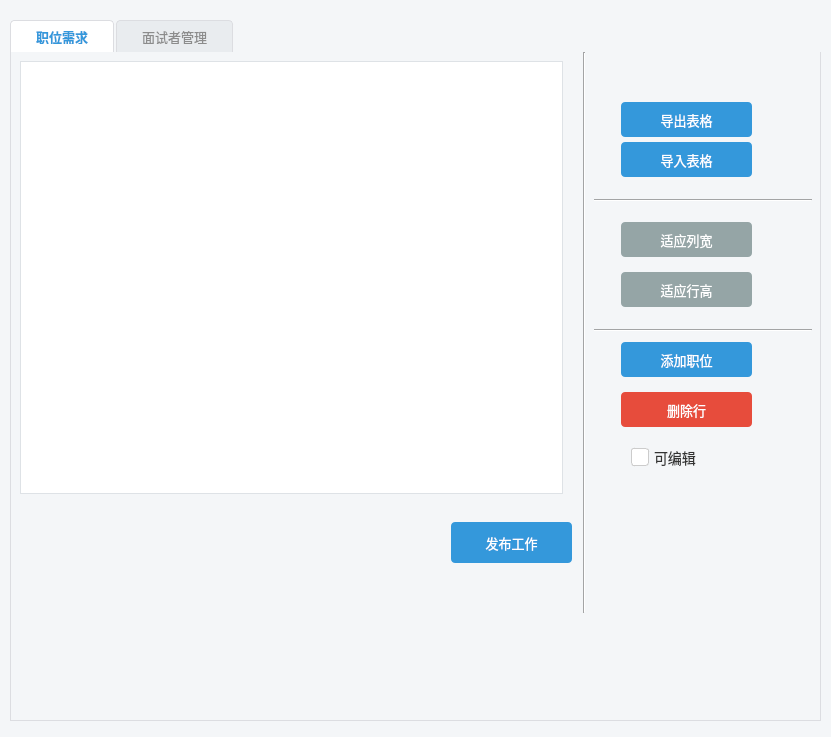
<?xml version="1.0" encoding="UTF-8"?>
<ui version="4.0">
 <class>JobRequirement</class>
 <widget class="QWidget" name="JobRequirement">
  <property name="geometry">
   <rect>
    <x>0</x>
    <y>0</y>
    <width>831</width>
    <height>737</height>
   </rect>
  </property>
  <property name="windowTitle">
   <string>Form</string>
  </property>
  <property name="styleSheet">
   <string notr="true">QWidget {
    font-family: &quot;Microsoft YaHei&quot;, &quot;Segoe UI&quot;, &quot;Helvetica Neue&quot;, Arial, sans-serif;
    font-size: 10pt;
    color: #2c3e50;
    background-color: #f4f6f8;
}
QPushButton {
    background-color: #3498db;
    color: white;
    border: none;
    padding: 8px 16px;
    border-radius: 4px;
    min-width: 80px; /* 设置最小宽度 */
}

QPushButton:hover {
    background-color: #5dade2; /* 悬浮时变亮 */
}

QPushButton:pressed {
    background-color: #2980b9; /* 按下时变深 */
}

/* 禁用状态的按钮 */
QPushButton:disabled {
    background-color: #bdc3c7;
    color: #7f8c8d;
}

/* 特定功能按钮 (通过 objectName 设置) */
/* 例如，删除按钮可以使用红色 */
QPushButton#deleteButton, QPushButton#btnDeleteRow {
    background-color: #e74c3c;
}
QPushButton#deleteButton:hover, QPushButton#btnDeleteRow:hover {
    background-color: #f1948a;
}
QPushButton#deleteButton:pressed, QPushButton#btnDeleteRow:pressed {
    background-color: #c0392b;
}

/* 次要按钮 (例如: 适应列宽/行高) */
QPushButton#btnAutoAdjustColumnWidth, QPushButton#btnAutoAdjustRowHeigth {
    background-color: #95a5a6;
}
QPushButton#btnAutoAdjustColumnWidth:hover, QPushButton#btnAutoAdjustRowHeigth:hover {
    background-color: #aeb6bf;
}
QPushButton#btnAutoAdjustColumnWidth:pressed, QPushButton#btnAutoAdjustRowHeigth:pressed {
    background-color: #7f8c8d;
}</string>
  </property>
  <widget class="QTabWidget" name="tabWidget">
   <property name="geometry">
    <rect>
     <x>10</x>
     <y>20</y>
     <width>811</width>
     <height>701</height>
    </rect>
   </property>
   <property name="styleSheet">
    <string notr="true">QTabWidget::pane {
    border: 1px solid #dcdde1;
    border-top: none; /* 顶部边框由TabBar处理 */
    background-color: white;
}

/* Tab 栏 */
QTabBar::tab {
    background-color: #e9ecef;
    color: #8c8c8c;
    border: 1px solid #dcdde1;
    border-bottom: none; /* 底部边框在选中时处理 */
    padding: 8px 25px;
    margin-right: 2px;
    border-top-left-radius: 4px;
    border-top-right-radius: 4px;
}

/* Tab 鼠标悬浮 */
QTabBar::tab:hover {
    background-color: #f0f2f5;
    color: #3498db;
}

/* Tab 选中状态 */
QTabBar::tab:selected {
    background-color: white; /* 与Tab页内容区融为一体 */
    color: #3498db;
    font-weight: bold;
    border-color: #dcdde1;
    border-bottom-color: white; /* 关键：隐藏底部边框，实现连接效果 */
}</string>
   </property>
   <property name="currentIndex">
    <number>0</number>
   </property>
   <widget class="QWidget" name="tab">
    <attribute name="title">
     <string>职位需求</string>
    </attribute>
    <widget class="QScrollArea" name="scrollArea">
     <property name="geometry">
      <rect>
       <x>0</x>
       <y>0</y>
       <width>561</width>
       <height>451</height>
      </rect>
     </property>
     <property name="styleSheet">
      <string notr="true">QScrollArea {
    border: none;
    background-color: transparent;
}</string>
     </property>
     <property name="widgetResizable">
      <bool>true</bool>
     </property>
     <widget class="QWidget" name="scrollAreaWidgetContents">
      <property name="geometry">
       <rect>
        <x>0</x>
        <y>0</y>
        <width>561</width>
        <height>451</height>
       </rect>
      </property>
      <layout class="QGridLayout" name="gridLayout">
       <item row="0" column="0">
        <widget class="QTableView" name="tableViewJobRequirement">
         <property name="enabled">
          <bool>false</bool>
         </property>
         <property name="styleSheet">
          <string notr="true">QTableView {
    background-color: white;
    border: 1px solid #dcdde1;
    gridline-color: #e9ecef; /* 表格线颜色 */
    selection-background-color: #aed6f1; /* 选中行背景色 */
    selection-color: #2c3e50; /* 选中行文字颜色 */
    alternate-background-color: #f8f9f9; /* 隔行变色 */
}

/* 表头 */
QHeaderView::section {
    background-color: #e9ecef;
    padding: 6px;
    border: none;
    border-bottom: 1px solid #dcdde1;
    font-weight: bold;
}


/* 表格整体 */
QTableView {
    background-color: white;
    gridline-color: #dee2e6;
    border: 1px solid #dee2e6;
    selection-background-color: #e8f4fd;
    selection-color: #000000;
    outline: none; /* 移除选中时的虚线框 */
}

/* 表头样式 */
QHeaderView::section {
    background-color: #f8f9fa;
    padding: 8px;
    border: 1px solid #dee2e6;
    border-left: none;
    border-right: 1px solid #dee2e6;
    font-weight: bold;
    color: #495057;
}

QHeaderView::section:first {
    border-left: 1px solid #dee2e6;
}

QHeaderView::section:last {
    border-right: 1px solid #dee2e6;
}

/* 表头悬停 */
QHeaderView::section:hover {
    background-color: #e9ecef;
}

/* 表头按下 */
QHeaderView::section:pressed {
    background-color: #dee2e6;
}</string>
         </property>
         <attribute name="horizontalHeaderCascadingSectionResizes">
          <bool>false</bool>
         </attribute>
         <attribute name="horizontalHeaderStretchLastSection">
          <bool>false</bool>
         </attribute>
         <attribute name="verticalHeaderCascadingSectionResizes">
          <bool>false</bool>
         </attribute>
         <attribute name="verticalHeaderStretchLastSection">
          <bool>false</bool>
         </attribute>
        </widget>
       </item>
      </layout>
     </widget>
    </widget>
    <widget class="QPushButton" name="btnFromExcel">
     <property name="geometry">
      <rect>
       <x>610</x>
       <y>90</y>
       <width>131</width>
       <height>35</height>
      </rect>
     </property>
     <property name="text">
      <string>导入表格</string>
     </property>
    </widget>
    <widget class="QPushButton" name="btnAutoAdjustRowHeigth">
     <property name="geometry">
      <rect>
       <x>610</x>
       <y>220</y>
       <width>131</width>
       <height>35</height>
      </rect>
     </property>
     <property name="text">
      <string>适应行高</string>
     </property>
    </widget>
    <widget class="QPushButton" name="btnAddJob">
     <property name="geometry">
      <rect>
       <x>610</x>
       <y>290</y>
       <width>131</width>
       <height>35</height>
      </rect>
     </property>
     <property name="text">
      <string>添加职位</string>
     </property>
    </widget>
    <widget class="QCheckBox" name="checkBox">
     <property name="geometry">
      <rect>
       <x>620</x>
       <y>390</y>
       <width>81</width>
       <height>31</height>
      </rect>
     </property>
     <property name="styleSheet">
      <string notr="true">
/* 基本样式 */
QCheckBox {
    spacing: 5px;
    font-size: 14px;
    color: #333333;
}

QCheckBox::indicator {
    width: 16px;
    height: 16px;
    border: 1px solid #cccccc;
    border-radius: 3px;
    background-color: white;
}

QCheckBox::indicator:checked {
    background-color: #007bff;
    border: 1px solid #007bff;
    image: url(:/icons/check.svg); /* 使用图片作为勾选标记 */
}

QCheckBox::indicator:unchecked:hover {
    border: 1px solid #007bff;
}

QCheckBox::indicator:disabled {
    background-color: #f0f0f0;
    border: 1px solid #cccccc;
}</string>
     </property>
     <property name="text">
      <string>可编辑</string>
     </property>
    </widget>
    <widget class="QPushButton" name="btnDeleteRow">
     <property name="geometry">
      <rect>
       <x>610</x>
       <y>340</y>
       <width>131</width>
       <height>35</height>
      </rect>
     </property>
     <property name="text">
      <string>删除行</string>
     </property>
    </widget>
    <widget class="QPushButton" name="exportButton">
     <property name="geometry">
      <rect>
       <x>610</x>
       <y>50</y>
       <width>131</width>
       <height>35</height>
      </rect>
     </property>
     <property name="text">
      <string>导出表格</string>
     </property>
    </widget>
    <widget class="QPushButton" name="btnAutoAdjustColumnWidth">
     <property name="geometry">
      <rect>
       <x>610</x>
       <y>170</y>
       <width>131</width>
       <height>35</height>
      </rect>
     </property>
     <property name="text">
      <string>适应列宽</string>
     </property>
    </widget>
    <widget class="QPushButton" name="btnRelease">
     <property name="geometry">
      <rect>
       <x>440</x>
       <y>470</y>
       <width>121</width>
       <height>41</height>
      </rect>
     </property>
     <property name="text">
      <string>发布工作</string>
     </property>
    </widget>
    <widget class="Line" name="line_3">
     <property name="geometry">
      <rect>
       <x>570</x>
       <y>140</y>
       <width>231</width>
       <height>16</height>
      </rect>
     </property>
     <property name="orientation">
      <enum>Qt::Orientation::Horizontal</enum>
     </property>
    </widget>
    <widget class="Line" name="line_4">
     <property name="geometry">
      <rect>
       <x>570</x>
       <y>270</y>
       <width>231</width>
       <height>16</height>
      </rect>
     </property>
     <property name="orientation">
      <enum>Qt::Orientation::Horizontal</enum>
     </property>
    </widget>
    <widget class="Line" name="line_5">
     <property name="geometry">
      <rect>
       <x>563</x>
       <y>0</y>
       <width>20</width>
       <height>561</height>
      </rect>
     </property>
     <property name="orientation">
      <enum>Qt::Orientation::Vertical</enum>
     </property>
    </widget>
   </widget>
   <widget class="QWidget" name="tab_2">
    <attribute name="title">
     <string>面试者管理</string>
    </attribute>
    <widget class="QTableView" name="intervieweesTableView">
     <property name="geometry">
      <rect>
       <x>20</x>
       <y>60</y>
       <width>611</width>
       <height>531</height>
      </rect>
     </property>
     <property name="styleSheet">
      <string notr="true">QTableView {
    background-color: white;
    border: 1px solid #dcdde1;
    gridline-color: #e9ecef; /* 表格线颜色 */
    selection-background-color: #aed6f1; /* 选中行背景色 */
    selection-color: #2c3e50; /* 选中行文字颜色 */
    alternate-background-color: #f8f9f9; /* 隔行变色 */
}

/* 表头 */
QHeaderView::section {
    background-color: #e9ecef;
    padding: 6px;
    border: none;
    border-bottom: 1px solid #dcdde1;
    font-weight: bold;
}</string>
     </property>
    </widget>
    <widget class="QPushButton" name="addIntervieweeButton">
     <property name="geometry">
      <rect>
       <x>650</x>
       <y>130</y>
       <width>121</width>
       <height>51</height>
      </rect>
     </property>
     <property name="text">
      <string>添加</string>
     </property>
    </widget>
    <widget class="QPushButton" name="deleteIntervieweeButton">
     <property name="geometry">
      <rect>
       <x>650</x>
       <y>230</y>
       <width>121</width>
       <height>51</height>
      </rect>
     </property>
     <property name="text">
      <string>删除</string>
     </property>
    </widget>
    <widget class="QPushButton" name="editIntervieweeButton">
     <property name="geometry">
      <rect>
       <x>650</x>
       <y>330</y>
       <width>121</width>
       <height>51</height>
      </rect>
     </property>
     <property name="text">
      <string>修改</string>
     </property>
    </widget>
    <widget class="Line" name="line">
     <property name="geometry">
      <rect>
       <x>630</x>
       <y>60</y>
       <width>20</width>
       <height>531</height>
      </rect>
     </property>
     <property name="orientation">
      <enum>Qt::Orientation::Vertical</enum>
     </property>
    </widget>
    <widget class="Line" name="line_2">
     <property name="geometry">
      <rect>
       <x>640</x>
       <y>50</y>
       <width>141</width>
       <height>16</height>
      </rect>
     </property>
     <property name="orientation">
      <enum>Qt::Orientation::Horizontal</enum>
     </property>
    </widget>
    <widget class="QWidget" name="layoutWidget">
     <property name="geometry">
      <rect>
       <x>30</x>
       <y>21</y>
       <width>751</width>
       <height>36</height>
      </rect>
     </property>
     <layout class="QHBoxLayout" name="horizontalLayout">
      <item>
       <widget class="QLabel" name="label">
        <property name="text">
         <string>快速搜索</string>
        </property>
       </widget>
      </item>
      <item>
       <widget class="QLineEdit" name="searchLineEdit">
        <property name="styleSheet">
         <string notr="true">QLineEdit, QComboBox {
    border: 1px solid #dcdde1;
    border-radius: 4px;
    padding: 6px;
    background-color: white;
    min-height: 20px; /* 保证高度 */
}

QLineEdit:focus, QComboBox:focus {
    border: 1px solid #3498db; /* 聚焦时边框变蓝 */
}</string>
        </property>
        <property name="placeholderText">
         <string>输入姓名或电话...</string>
        </property>
       </widget>
      </item>
      <item>
       <widget class="QLabel" name="label_2">
        <property name="text">
         <string>面试状态</string>
        </property>
       </widget>
      </item>
      <item>
       <widget class="QComboBox" name="statusFilterComboBox">
        <property name="styleSheet">
         <string notr="true">QComboBox::drop-down {
    subcontrol-origin: padding;
    subcontrol-position: top right;
    width: 20px;
    border-left: 1px solid #dcdde1;
}

QComboBox::down-arrow {
    image: url(:/icons/down_arrow.png); /* 需要在资源文件中添加一个向下的箭头图标 */
    width: 12px;
    height: 12px;
}

/* 下拉列表样式 */
QComboBox QAbstractItemView {
    border: 1px solid #dcdde1;
    background-color: white;
    selection-background-color: #3498db;
}</string>
        </property>
        <item>
         <property name="text">
          <string>一面</string>
         </property>
        </item>
        <item>
         <property name="text">
          <string>二面</string>
         </property>
        </item>
        <item>
         <property name="text">
          <string>HR面</string>
         </property>
        </item>
        <item>
         <property name="text">
          <string>录用</string>
         </property>
        </item>
       </widget>
      </item>
     </layout>
    </widget>
   </widget>
  </widget>
 </widget>
 <resources/>
 <connections/>
</ui>
